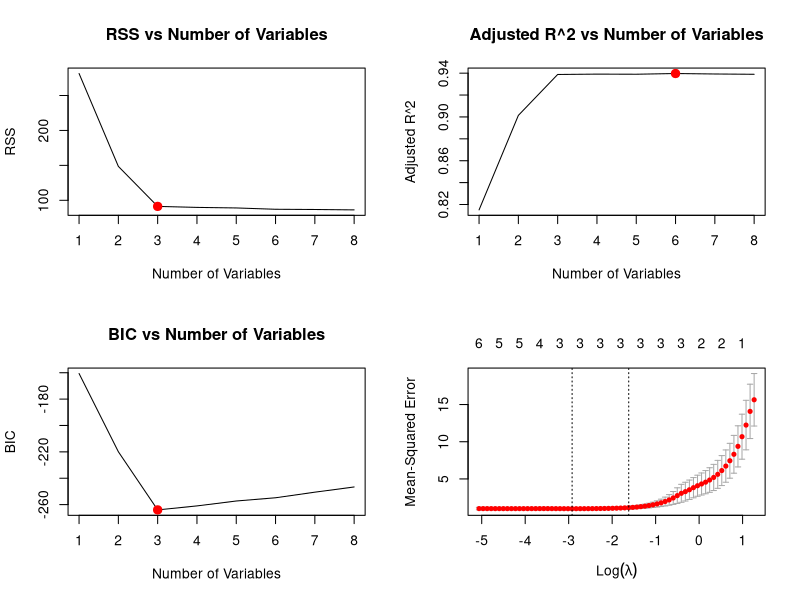

R code for this plot:
#a
set.seed(123)
n <- 100
X <- rnorm(n)
epsilon <- rnorm(n)

#b
beta_0 <- 2
beta_1 <- 3
beta_2 <- -1
beta_3 <- 0.5

Y <- beta_0 + beta_1 * X + beta_2 * X^2 + beta_3 * X^3 + epsilon

#c
library(leaps)

# Create a data frame
data <- data.frame(Y, X)

# Best subset selection
model_selection <- regsubsets(Y ~ poly(X, 10, raw = TRUE), data = data)
summary_selection <- summary(model_selection)

# Extracting best models based on Cp, BIC, and adjusted R2
best_cp <- which.min(summary_selection$cp)
best_bic <- which.min(summary_selection$bic)
best_adj_r2 <- which.max(summary_selection$adjr2)

coef_cp <- coef(model_selection, best_cp)
coef_bic <- coef(model_selection, best_bic)
coef_adj_r2 <- coef(model_selection, best_adj_r2)

list(cp_model = coef_cp, bic_model = coef_bic, adj_r2_model = coef_adj_r2)

par(mfrow = c(2, 2))
plot(summary_selection$rss, xlab = "Number of Variables", ylab = "RSS", type = "l")
points(best_cp, summary_selection$rss[best_cp], col = "red", cex = 2, pch = 20)
title(main = "RSS vs Number of Variables")

plot(summary_selection$adjr2, xlab = "Number of Variables", ylab = "Adjusted R^2", type = "l")
points(best_adj_r2, summary_selection$adjr2[best_adj_r2], col = "red", cex = 2, pch = 20)
title(main = "Adjusted R^2 vs Number of Variables")

plot(summary_selection$bic, xlab = "Number of Variables", ylab = "BIC", type = "l")
points(best_bic, summary_selection$bic[best_bic], col = "red", cex = 2, pch = 20)
title(main = "BIC vs Number of Variables")

#d
# Full model
full_model <- lm(Y ~ poly(X, 10, raw = TRUE), data = data)

# Backward selection
backward_model <- step(full_model, direction = "backward")

# Forward selection
null_model <- lm(Y ~ 1, data = data)
forward_model <- step(null_model, scope = formula(full_model), direction = "forward")

summary(backward_model)
summary(forward_model)

#e
library(glmnet)

X_matrix <- model.matrix(Y ~ poly(X, 10, raw = TRUE), data)[, -1]
lasso_model <- cv.glmnet(X_matrix, Y, alpha = 1)

# cross-validation error
plot(lasso_model)

# Coefficient estimates
best_lambda <- lasso_model$lambda.min
coef(lasso_model, s = best_lambda)

#f
# Generate new Y
Y_new <- beta_0 + beta_1 * X^7 + epsilon

data_new <- data.frame(Y_new, X)

# Best subset selection
model_selection_new <- regsubsets(Y_new ~ poly(X, 10, raw = TRUE), data = data_new)
summary_selection_new <- summary(model_selection_new)

# Lasso model
X_new_matrix <- model.matrix(Y_new ~ poly(X, 10, raw = TRUE), data_new)[, -1]
lasso_model_new <- cv.glmnet(X_new_matrix, Y_new, alpha = 1)

# Compare results
best_lambda_new <- lasso_model_new$lambda.min
coef(lasso_model_new, s = best_lambda_new)
